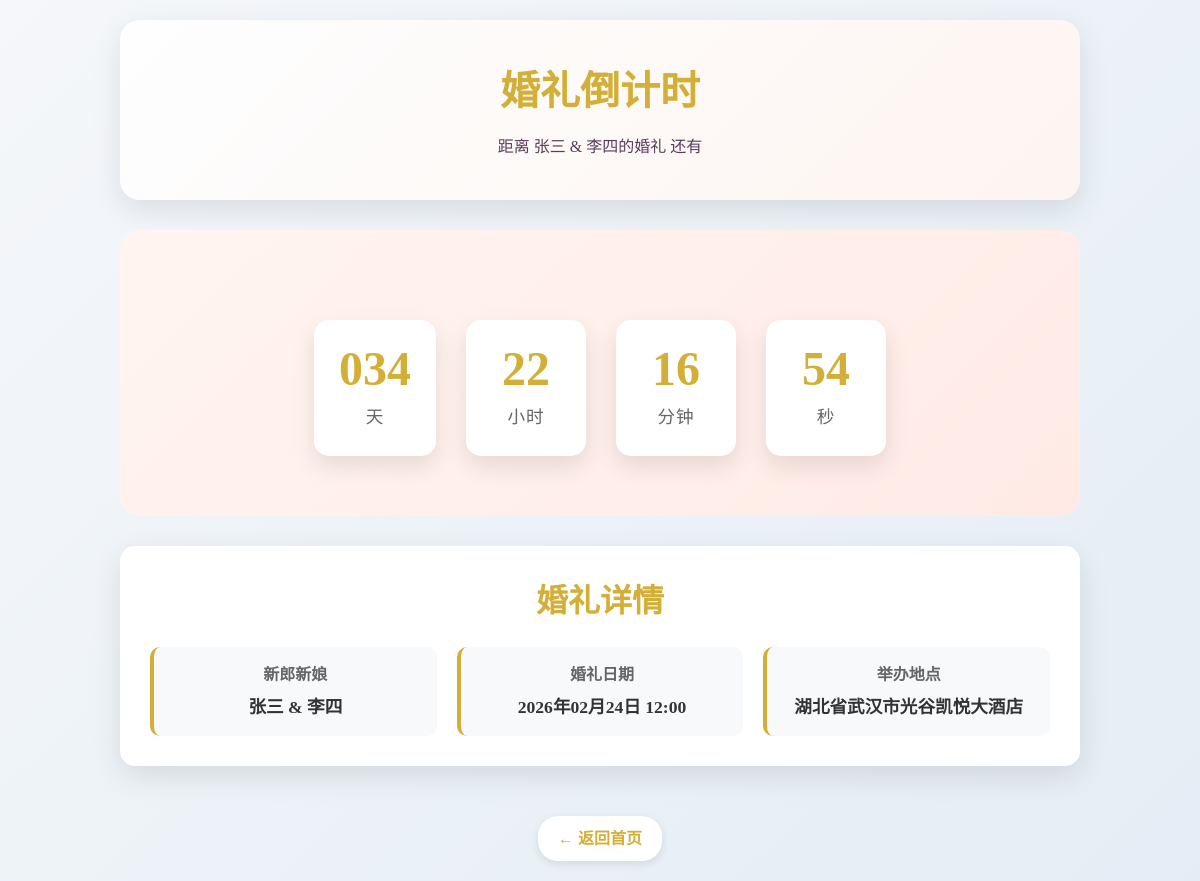
The page /countdown/ on the database its author committed.
### invitation/models.py (models this page shows, shortened)
class WeddingEvent(models.Model):
    title = models.CharField(max_length=200, verbose_name='婚礼标题')
    bride_name = models.CharField(max_length=100, verbose_name='新娘姓名')
    groom_name = models.CharField(max_length=100, verbose_name='新郎姓名')
    event_date = models.DateTimeField(verbose_name='婚礼日期')
    venue = models.CharField(max_length=300, verbose_name='婚礼地点')
    address = models.TextField(verbose_name='详细地址')
    description = models.TextField(blank=True, null=True, verbose_name='婚礼描述')
    cover_image = models.ImageField(
        upload_to=settings.WEDDING_COVERS_UPLOAD_PATH,
        blank=True,
        null=True,
        verbose_name='封面图片'
    )
    created_at = models.DateTimeField(auto_now_add=True, verbose_name='创建时间')
    updated_at = models.DateTimeField(auto_now=True, verbose_name='更新时间')
    class Meta:
        verbose_name = '婚礼活动'  # 单数形式的模型名称
        verbose_name_plural = '婚礼活动'  # 复数形式的模型名称

### invitation/views.py (the view)
# urls.py: path('countdown/', views.countdown, name='countdown'),
def countdown(request):
    client_ip = get_client_ip(request)
    logger.info(f"倒计时页面请求 - IP: {client_ip}")
    try:
        logger.debug("数据库操作 - 开始获取最新的婚礼事件")
        wedding_event = WeddingEvent.objects.order_by('-created_at').first()
        if wedding_event:
            today = timezone.now().date()
            event_date = wedding_event.event_date.date()
            days_left = (event_date - today).days
            logger.info(f"倒计时计算 - 婚礼日期: {event_date}, 距离天数: {max(0, days_left)}")
            context = {
                'wedding_event': wedding_event,
                'days_left': max(0, days_left)
            }
        else:
            logger.warning("未找到婚礼事件")
            context = {
                'days_left': 0
            }
        logger.info(
            f"倒计时页面渲染完成 - IP: {client_ip}, 婚礼事件: {bool(wedding_event)}, 剩余天数: {context.get('days_left', 0)}")
        return render(request, 'countdown.html', context)
    except Exception as e:
        logger.error(f"倒计时页面加载失败 - IP: {client_ip}, 错误: {str(e)}", exc_info=True)
        context = {
            'days_left': 0
        }
        return render(request, 'countdown.html', context)

### invitation/views.py (called while the page is built)
def get_client_ip(request):
    logger.debug(
        f"Request信息 - 方法: {request.method}, 路径: {request.path}, 内容类型: {getattr(request, 'content_type', 'unknown')}")
    x_forwarded_for = request.META.get('HTTP_X_FORWARDED_FOR')
    logger.debug(f"HTTP_X_FORWARDED_FOR头部值: {x_forwarded_for}")
    if x_forwarded_for:
        ip = x_forwarded_for.split(',')[0]
        logger.debug(f"从X-Forwarded-For获取到的IP: {ip}")
    else:
        ip = request.META.get('REMOTE_ADDR')
        logger.debug(f"从REMOTE_ADDR获取到的IP: {ip}")
    logger.info(f"最终获取到的客户端IP: {ip}")
    return ip

### templates/countdown.html (shortened to what this page needs)
<!DOCTYPE html>
<html lang="zh-CN">
<head>
    <link rel="stylesheet" href="/static/css/style.css">
</head>
<body>
    <div class="container">
        <div class="header">
            <h1>婚礼倒计时</h1>
            <p>距离 {{ wedding_event.title|default:"我们的婚礼" }} 还有</p>
        </div>
        <div class="countdown-display">
            <div class="countdown-timer">
                <div class="countdown-item">
                    <div class="countdown-number" id="days">000</div>
                    <div class="countdown-label">天</div>
                </div>
                <div class="countdown-item">
                    <div class="countdown-number" id="hours">00</div>
                    <div class="countdown-label">小时</div>
                </div>
                <div class="countdown-item">
                    <div class="countdown-number" id="minutes">00</div>
                    <div class="countdown-label">分钟</div>
                </div>
                <div class="countdown-item">
                    <div class="countdown-number" id="seconds">00</div>
                    <div class="countdown-label">秒</div>
                </div>
            </div>
        </div>
        {% if wedding_event %}
        <div class="event-info">
            <h2>婚礼详情</h2>
            <div class="event-details">
                <div class="detail-item">
                    <h3>新郎新娘</h3>
                    <p>{{ wedding_event.groom_name }} & {{ wedding_event.bride_name }}</p>
                </div>
                <div class="detail-item">
                    <h3>婚礼日期</h3>
                    <p>{{ wedding_event.event_date|date:"Y年m月d日 H:i" }}</p>
                </div>
                <div class="detail-item">
                    <h3>举办地点</h3>
                    <p>{{ wedding_event.venue }}</p>
                </div>
            </div>
        </div>
        {% endif %}
        <div style="text-align: center; margin-top: 30px;">
            <a href="/" class="back-home">← 返回首页</a>
        </div>
    </div>
</body>
</html>

### static/css/style.css (style rules this page uses)
* { margin: 0; padding: 0; box-sizing: border-box; }
body { font-family: 'Noto Serif SC', serif; background: linear-gradient(135deg, #f5f7fa 0%, #e4edf5 100%); color: #5a3d5c; line-height: 1.6; overflow-x: hidden; }
.container { max-width: 1200px; margin: 0 auto; padding: 20px; }
h1, h2, h3, h4, h5, h6 { color: #5a3d5c; font-weight: 700; }
h1 { font-size: 2.5rem; }
h2 { font-size: 2rem; color: #d4af37; margin-bottom: 20px; }
h3 { font-size: 1.5rem; margin-bottom: 15px; }

### templates/countdown.html (style rules this page uses)
* { margin: 0; padding: 0; box-sizing: border-box; }
body { font-family: 'Noto Serif SC', serif; background: linear-gradient(135deg, #f5f7fa 0%, #e4edf5 100%); color: #5a3d5c; line-height: 1.6; }
.container { max-width: 1000px; margin: 0 auto; padding: 20px; }
.header { text-align: center; padding: 40px 20px; background: linear-gradient(135deg, rgba(255,255,255,0.9) 0%, rgba(255,245,240,0.9) 100%); border-radius: 20px; margin-bottom: 30px; box-shadow: 0 10px 30px rgba(0,0,0,0.1); }
.header h1 { font-size: 2.5rem; color: #d4af37; margin-bottom: 10px; }
.countdown-display { text-align: center; padding: 60px 20px; background: linear-gradient(135deg, #fff5f0 0%, #ffeae6 100%); border-radius: 20px; margin: 30px 0; }
.countdown-timer { display: flex; justify-content: center; gap: 30px; flex-wrap: wrap; margin-top: 30px; }
.countdown-item { background: white; padding: 25px; border-radius: 15px; min-width: 120px; box-shadow: 0 10px 25px rgba(0,0,0,0.1); transition: transform 0.3s ease; }
.countdown-number { font-size: 3rem; font-weight: bold; color: #d4af37; line-height: 1; margin-bottom: 10px; }
.countdown-label { font-size: 1.1rem; color: #666; text-transform: uppercase; letter-spacing: 1px; }
.event-info { background: white; padding: 30px; border-radius: 15px; box-shadow: 0 10px 30px rgba(0,0,0,0.1); margin: 30px 0; text-align: center; }
.event-info h2 { color: #d4af37; margin-bottom: 20px; }
.event-details { display: grid; grid-template-columns: repeat(auto-fit, minmax(250px, 1fr)); gap: 20px; margin-top: 20px; }
.detail-item { padding: 15px; background: #f8f9fa; border-radius: 10px; border-left: 4px solid #d4af37; }
.detail-item h3 { color: #666; font-size: 1rem; margin-bottom: 5px; }
.detail-item p { font-size: 1.1rem; color: #333; font-weight: bold; }
.back-home { display: inline-block; margin-top: 20px; color: #d4af37; text-decoration: none; font-weight: bold; padding: 10px 20px; border-radius: 20px; background: white; box-shadow: 0 3px 10px rgba(0,0,0,0.1); }

### rows shown on the page
WeddingEvent: title "张三 & 李四的婚礼", groom_name "张三", bride_name "李四", event_date "2026年02月24日 12:00", venue "湖北省武汉市光谷凯悦大酒店"
